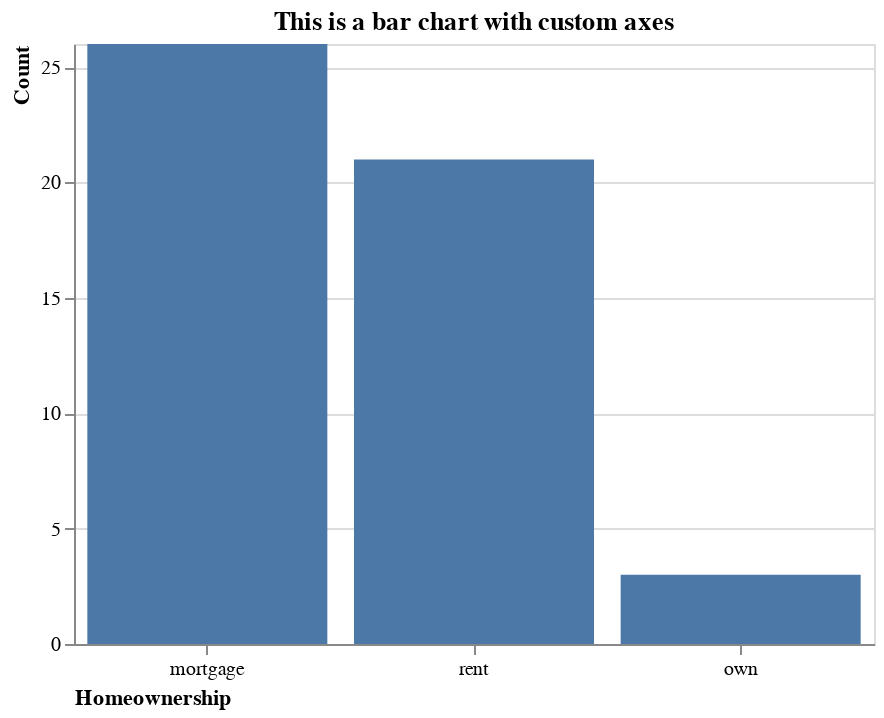

Notebook cell for this chart:
### Markdown cell above
### Bar chart with custom axes

### Code cell
alt.Chart(source).mark_bar().encode(
    x=alt.X('homeownership').sort('-y').axis(
        title="Homeownership", # title of x axis
        labelAngle=0, # angle of x axis text
        titleAnchor="start"), # adjustment of text
    y=alt.Y('homeownership', aggregate='count').axis(
        title = "Count",
        titleAnchor="end")
).properties(
    title='This is a bar chart with custom axes',
    width=400,
    height=300
)

### Figure 1 — Vega-Lite specification as saved in the notebook (floating-point values rounded to 4 significant figures)
{"config": {"view": {"continuousWidth": 300, "continuousHeight": 300}}, "data": {"name": "data-b2c8afca0e0d20ad88220754b4a4f801"}, "mark": {"type": "bar"}, "encoding": {"x": {"axis": {"title": "Homeownership", "labelAngle": 0, "titleAnchor": "start"}, "field": "homeownership", "sort": "-y", "type": "nominal"}, "y": {"aggregate": "count", "axis": {"title": "Count", "titleAnchor": "end"}, "field": "homeownership", "type": "nominal"}}, "height": 300, "title": "This is a bar chart with custom axes", "width": 400, "$schema": "https://vega.github.io/schema/vega-lite/v5.6.1.json", "datasets": {"data-b2c8afca0e0d20ad88220754b4a4f801": [{"homeownership": "rent"}, {"homeownership": "rent"}, {"homeownership": "mortgage"}, {"homeownership": "rent"}, {"homeownership": "mortgage"}, {"homeownership": "mortgage"}, {"homeownership": "rent"}, {"homeownership": "mortgage"}, {"homeownership": "rent"}, {"homeownership": "mortgage"}, {"homeownership": "rent"}, {"homeownership": "mortgage"}, {"homeownership": "rent"}, {"homeownership": "mortgage"}, {"homeownership": "rent"}, {"homeownership": "mortgage"}, {"homeownership": "rent"}, {"homeownership": "rent"}, {"homeownership": "rent"}, {"homeownership": "mortgage"}, {"homeownership": "mortgage"}, {"homeownership": "mortgage"}, {"homeownership": "mortgage"}, {"homeownership": "rent"}, {"homeownership": "mortgage"}, {"homeownership": "rent"}, {"homeownership": "mortgage"}, {"homeownership": "own"}, {"homeownership": "mortgage"}, {"homeownership": "mortgage"}, {"homeownership": "rent"}, {"homeownership": "mortgage"}, {"homeownership": "mortgage"}, {"homeownership": "rent"}, {"homeownership": "rent"}, {"homeownership": "own"}, {"homeownership": "mortgage"}, {"homeownership": "rent"}, {"homeownership": "mortgage"}, {"homeownership": "rent"}, {"homeownership": "mortgage"}, {"homeownership": "rent"}, {"homeownership": "rent"}, {"homeownership": "mortgage"}, {"homeownership": "mortgage"}, {"homeownership": "mortgage"}, {"homeownership": "mortgage"}, {"homeownership": "rent"}, {"homeownership": "own"}, {"homeownership": "mortgage"}]}}
